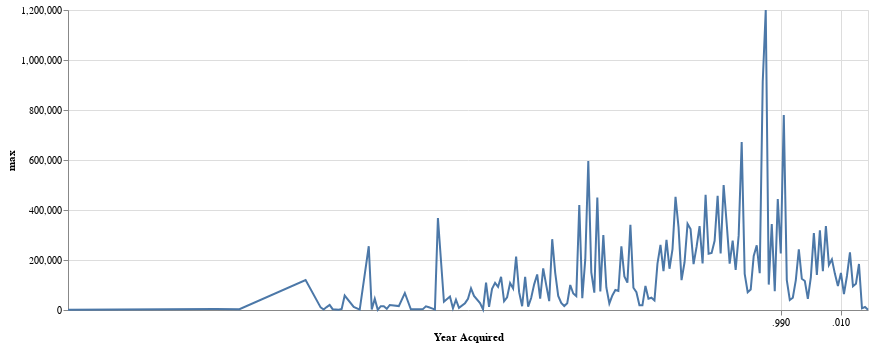

The code cell stored with this chart in its notebook:
### Code cell
# first, just one line
lines = alt.Chart(stats.reset_index()).mark_line().encode(
    alt.X("Year Acquired:T"),
    alt.Y("max:Q")
).properties(
    width=800
)
lines

### Figure 1 — Vega-Lite specification as saved in the notebook (floating-point values rounded to 4 significant figures; data arrays with more than 128 entries replaced by an {"elided": "..."} marker saying what was removed)
{"config": {"view": {"continuousWidth": 400, "continuousHeight": 300}}, "data": {"name": "data-498fc33026bd7dd9df16ddc47f510fe3"}, "mark": "line", "encoding": {"x": {"field": "Year Acquired", "type": "temporal"}, "y": {"field": "max", "type": "quantitative"}}, "width": 800, "$schema": "https://vega.github.io/schema/vega-lite/v4.17.0.json", "datasets": {"data-498fc33026bd7dd9df16ddc47f510fe3": {"elided": "171 records"}}}
